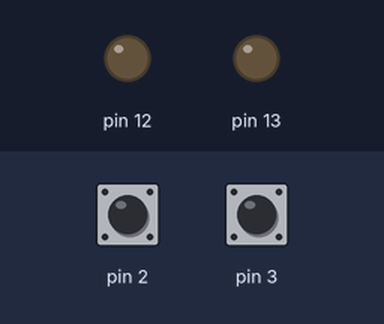
This sketch was run on a simulated Arduino Uno, built with avr-gcc and run on an emulated ATmega328P. On the bench: output pins drawn as LEDs (lit = HIGH). Inputs (shaded band) come from the test bench; at power-on: pin 3 HIGH, pin 2 HIGH. What the sketch prints to the serial monitor is not drawn.

Above: at 1.2 s.
1.3 s: pin 3 pulled LOW for 0.15 s
At 1.41 s:
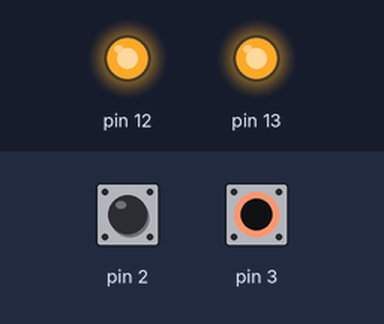
3.0 s: pin 3 pulled LOW for 1 s
At 5.5 s:
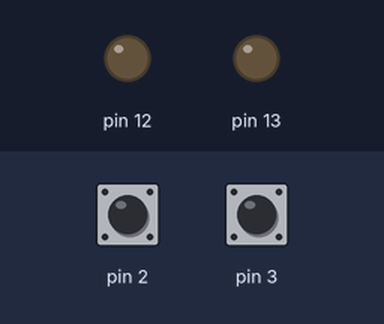
Timing chart, 0 to 7.0 s (numbered marks = the images above; inputs shaded):
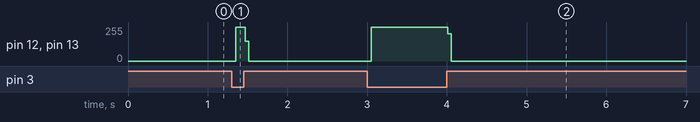

The sketch:

DigitalInputPullup_LED_gloves.ino
```cpp
/*
LED Gloves
Clinton Akomea-Agyin
Bodycentric Technologies
OCAD University
Created on 01/02/21
Based on:
  http://www.arduino.cc/en/Tutorial/InputPullupSerial
*/

void setup() {
  //start serial connection
  Serial.begin(9600);
  //configure pin 2 as an input and enable the internal pull-up resistor
  pinMode(2, INPUT_PULLUP);
  pinMode(3, INPUT_PULLUP);
  pinMode(13, OUTPUT);
  pinMode(12, OUTPUT);

}

void loop() {
  //read the pushbutton value into a variable
  int sensorVal = digitalRead(2);
  int sensorVal1 = digitalRead(3);
  //print out the value of the pushbutton
  Serial.println(sensorVal);


  // Keep in mind the pull-up means the pushbutton's logic is inverted. It goes
  // HIGH when it's open, and LOW when it's pressed. Turn on pin 13 when the
  // button's pressed, and off when it's not:

  if (sensorVal == HIGH) {
    digitalWrite(13, LOW);
    digitalWrite(12, LOW);
  } else {
    digitalWrite(13, HIGH);
    digitalWrite(12, HIGH);
  }

    if (sensorVal1 == HIGH) {
    digitalWrite(13, LOW);
    digitalWrite(12, LOW);
  } else {
    digitalWrite(13, HIGH);
    digitalWrite(12, HIGH);
  }
}
```

Measured:
- after the input at 1.3 s, pin 12, pin 13: 0/255 → 254/255 after 0.05 s, → 0/255 0.12 s later
- after the input at 3.0 s, pin 12, pin 13: 0/255 → 254/255 after 0.05 s, → 0/255 0.96 s later
